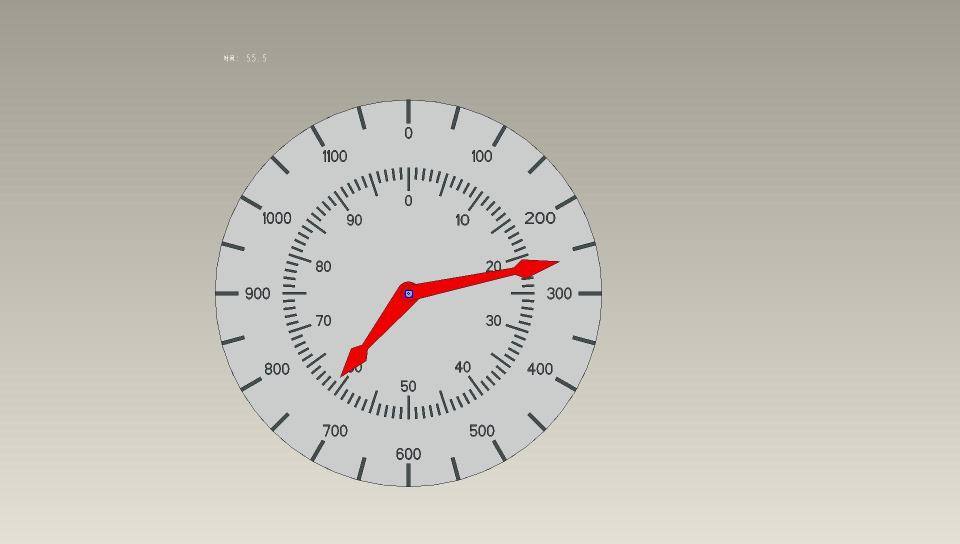
#> input picture submit/center.png, 960 x 544 px
$ python -i RGSplus.py   (imports and definitions only)   (older library calls are emulated)
#> lines starting #> are read from the running program, lines starting #| are printed output that depends on the picture; after the words box and inside, x2 and y2 are one past the last pixel; in counts of white or black regions, pixels touching at a corner belong together
#> further down, picture is the input picture: shape (544, 960, 3); mean B, G, R 180.2, 189.6, 192
import cv2 as cv
import numpy as np
import math
from matplotlib import pyplot as plt
import os

def ChangeImage(image):
    """
    初步处理图像
    """
    # 指针提取
    mask = extract_red(image)
    mask = cv.medianBlur(mask,ksize=5)#去噪
    # 获取中心
    center = get_center(mask)
    # 去除多余黑色边框
    [y, x] = center
    cut = mask[y-300:y+300, x-300:x+300]
    # 因为mask处理后已经是二值图像，故不用转化为灰度图像
    return cut

def extract_red(image):
    """
    通过红色过滤提取出指针
    """
    red_lower1 = np.array([0, 43, 46])
    red_upper1 = np.array([10, 255, 255])
    red_lower2 = np.array([156, 43, 46])
    red_upper2 = np.array([180, 255, 255])
    dst = cv.cvtColor(image, cv.COLOR_BGR2HSV)
#> dst: shape (544, 960, 3); mean H, S, V 37.2, 17, 192.5
    mask1 = cv.inRange(dst, lowerb=red_lower1, upperb=red_upper1)
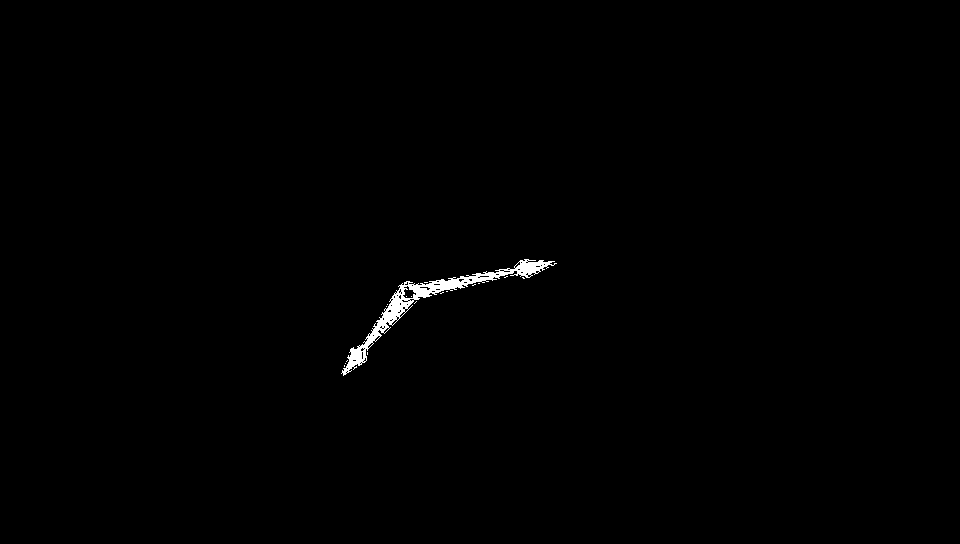
#> mask1: shape (544, 960); 0.5% white; 17 white regions (16 under 20 px), largest, box (x1, y1, x2, y2) and area: (341, 259, 557, 376) 2590
    mask2 = cv.inRange(dst, lowerb=red_lower2, upperb=red_upper2)
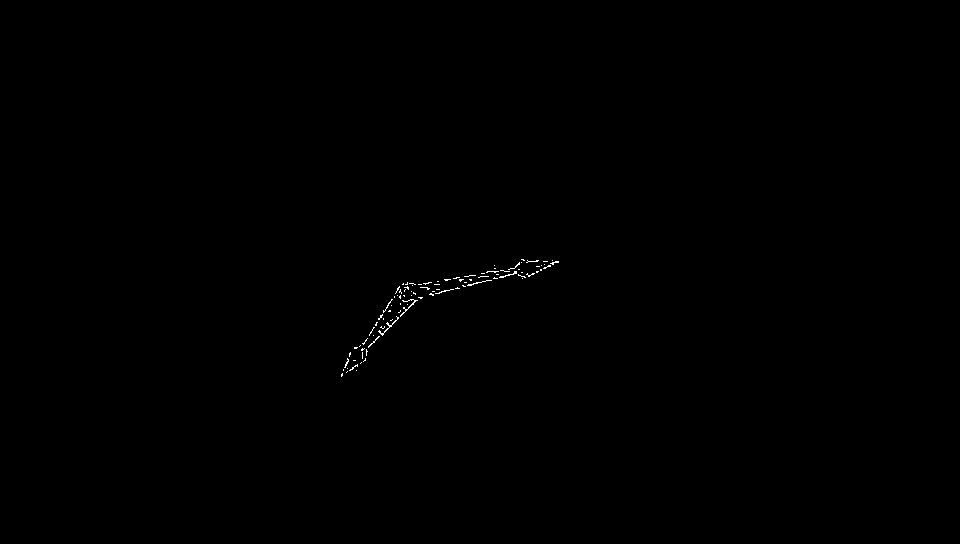
#> mask2: shape (544, 960); 0.14% white in thin lines or dots, all inside (x1, y1, x2, y2) = (341, 259, 559, 377)
    mask = cv.add(mask1, mask2)
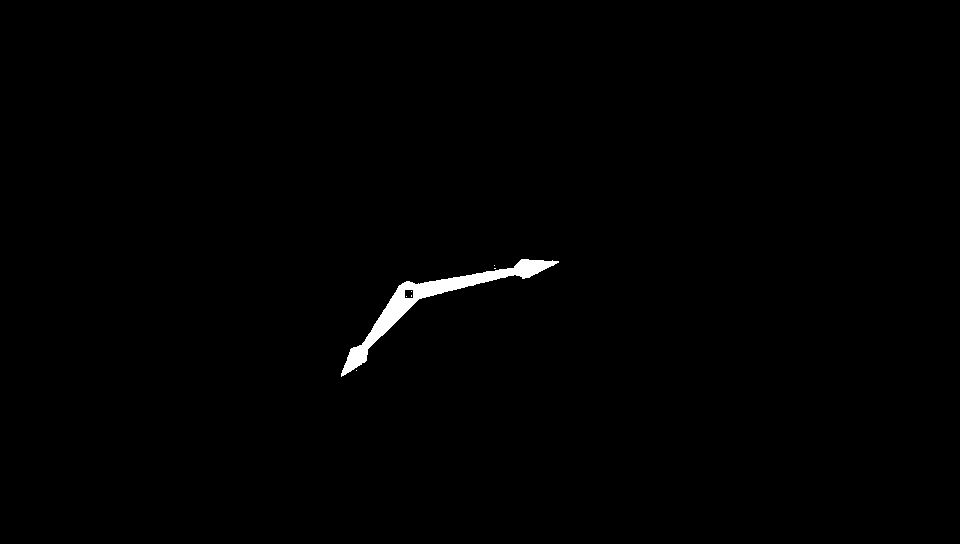
#> mask: shape (544, 960); 0.65% white; 7 white regions (6 under 20 px), largest, box (x1, y1, x2, y2) and area: (341, 259, 559, 377) 3370
#> in ChangeImage, `mask = cv.medianBlur(mask,ksize=5)#去噪`: mask: shape (544, 960); 0.65% white; 1 white region, box (x1, y1, x2, y2) and area: (341, 259, 557, 376) 3371
    return mask

def get_center(image):
    """
    获取钟表中心
    """
    edg_output = cv.Canny(image, 100, 150, 2)
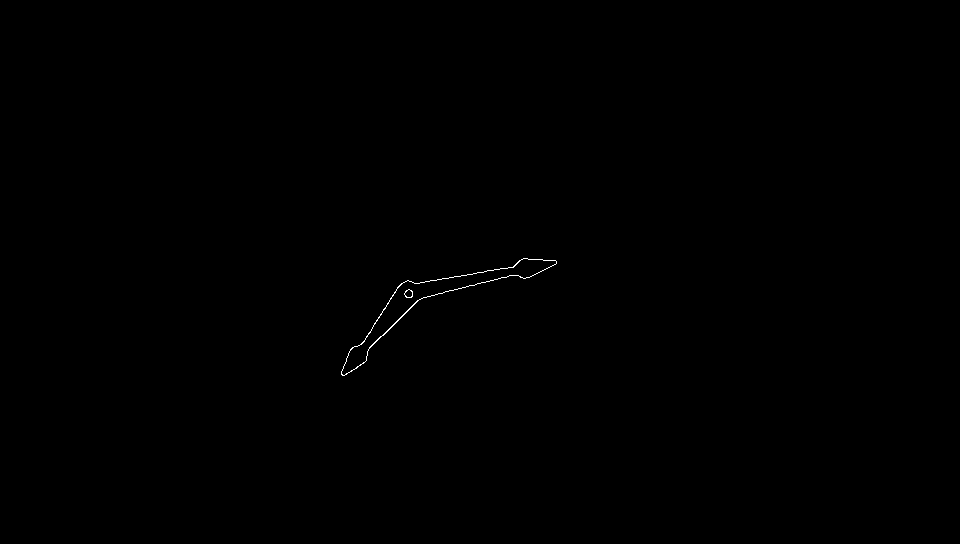
#> edg_output: shape (544, 960); 0.11% white in thin lines or dots, all inside (x1, y1, x2, y2) = (341, 258, 557, 376)
    # 获取图片轮廓
    contours, hireachy = cv.findContours(edg_output, cv.RETR_TREE, cv.CHAIN_APPROX_SIMPLE)
#> contours = 4 contours; box (x1, y1, x2, y2) and area: (341, 258, 557, 376) 3484, (341, 258, 557, 376) 3399, (404, 289, 413, 298) 51, (404, 289, 413, 298) 45; hireachy = [[-1, -1, 1, -1], [-1, -1, 2, 0], [-1, -1, 3, 1], [-1, -1, -1, 2]]
    center = []
    cut=[0, 0]
    for i, contour in enumerate(contours):
        x, y, w, h = cv.boundingRect(contour)  # 外接矩形
        area = w * h  # 面积
        if area < 100 or area > 4000:
            continue
        cv.rectangle(image, (x, y), (x + w, y + h), (255, 0, 0), 1)
        cx = w / 2
        cy = h / 2
        cv.circle(image, (np.int(x + cx), np.int(y + cy)), 1, (255, 0, 0))
        center = [np.int(x + cx), np.int(y + cy)]
        break
#> this loop made 4 passes
#> (x, y, w, h, area) on passes 1 to 4: (341, 258, 216, 118, 25488), (341, 258, 216, 118, 25488), (404, 289, 9, 9, 81), (404, 289, 9, 9, 81)
    return center[::-1]

# [82 lines left out: functions RGS, Get_Reading, polar, RGStest, not called in this run]

# [6 lines not run here, left out]


>>> import cv2
>>> picture = cv2.imread('center.png')
>>> result = ChangeImage(picture)
#> in ChangeImage, `center = get_center(mask)`: center = []
#> (the run stopped early here; a loop or call above may not have finished)
